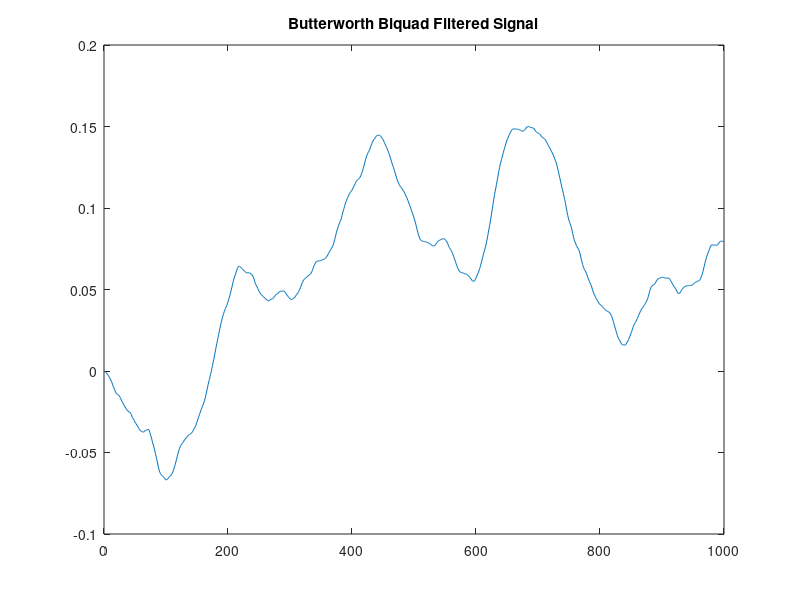

Reproduce this figure in MATLAB.
%Assessment task

% Example coefficients for a simple low-pass biquad filter
b = [0.2929, 0.5858, 0.2929];  % Feedforward
a = [1.0000, -0.0000, 0.1716]; % Feedback

% Example signal (random noise)
x = randn(1, 1000);

% Apply the biquad filter
y = filter(b, a, x);

% Plot the result
plot(y);
title('Filtered Signal');

fs = 44100;         % Sampling frequency (Hz)
fc = 100;          % Cutoff frequency (Hz)
[b, a] = butter(2, fc/(fs/2));   % 2nd-order low-pass Butterworth

x = randn(1, 1000);  % Input signal
y = filter(b, a, x); % Apply the filter

plot(y);
title('Butterworth Biquad Filtered Signal');

